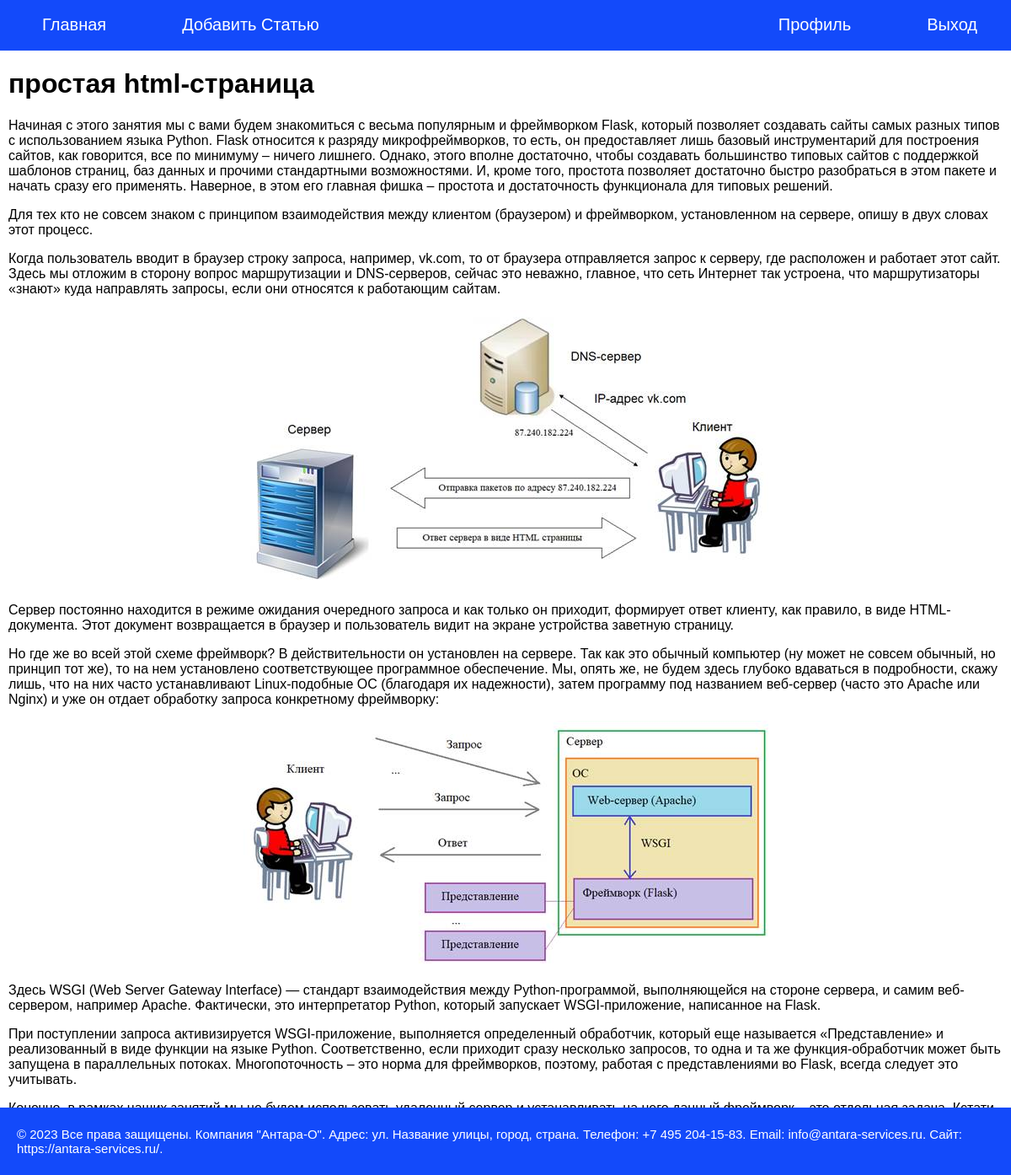
Page /post/simple_page (signed in) on the committed database.
### tables this page shows
CREATE TABLE mainmenu(
id integer PRIMARY KEY AUTOINCREMENT,
title text NOT NULL,
url text NOT NULL
);

CREATE TABLE posts (
id integer PRIMARY KEY AUTOINCREMENT,
title text NOT NULL,
text text NOT NULL,
url text NOT NULL,
date text NOT NULL
);

### app.py (the view)
@app.route("/post/<alias>")
@login_required
def show_post(alias):
    title, post = g.database.get_post(alias)
    if not post:
        abort(401)
    return render_template(
        "post.html",
        title=title,
        menu=g.database.get_menu([1, 2]),
        login=g.database.get_menu([3, 4]),
        logout=g.database.get_menu([5, 6]),
        post=post)

### DatabaseMainMenu.py (called while the page is built)
    def get_menu(self, index_list: List[int]) -> List:
        try:
            get_page_title_data = f"""SELECT * FROM mainmenu WHERE id BETWEEN {index_list[0]} AND {index_list[1]}"""
            self.__cur.execute(get_page_title_data)
            res = self.__cur.fetchall()
            if res:
                return res
        except sqlite3.Error as e:
            print(f"Ошибки чтения из БД: {e}")
        return []

    def get_post(self, alias: str):
        try:
            get_post_from_db = f"SELECT title, text FROM posts WHERE url='{alias}' LIMIT 1"
            self.__cur.execute(get_post_from_db)
            post = self.__cur.fetchone()
            if post:
                return post
        except sqlite3.Error as e:
            print(f"Ошибки получения статьи: {e}")
        return False

    def get_user(self, user_id):
        try:
            self.__cur.execute(f"SELECT * FROM users WHERE id = {user_id} LIMIT 1")
            res = self.__cur.fetchone()
            if not res:
                print("Пользователь не найден")
                return False
            return res
        except sqlite3 as e:
            print(f"Ошибка получения данных из БД : {e}")
        return False

### UserLogin.py (called while the page is built)
    def from_db(self, user_id, db):
        self.__user = db.get_user(user_id)
        return self

### app.py (called while the page is built)
@login_manager.user_loader
def load_user(user_id):
    print("load user")
    return UserLogin().from_db(user_id, g.database)

def connect_db():
    conn = sq.connect(app.config["DATABASE"])
    conn.row_factory = sq.Row
    return conn

def get_db():
    if not hasattr(g, "link_db"):
        g.link_db = connect_db()
    return g.link_db

@app.before_request
def accessing_the_database():
    g.db = get_db()
    g.database = FDatabase(g.db)

### templates/post.html
{% extends 'index.html' %}
{% block content %}
{{ super()}}
{{ post | safe }}
{% endblock %}

### templates/index.html (shortened to what this page needs)
<!DOCTYPE html>
<html>
<head>
<link type="text/css" href="{{ url_for('static', filename='css/styles.css') }}" rel="stylesheet" />
</head>
<body>
{% block content -%}
	{%- block mainmenu -%}
<ul class="mainmenu">
	{% for m in menu -%}
<li><a href="{{m.url}}">{{m.title}}</a></li>
	{% endfor -%}
	{% if not current_user.is_authenticated %}
	{% for n in login -%}
<li class="log"><a href="{{n.url}}">{{n.title}}</a></li>
	{% endfor -%}
	{% else %}
	{% for l in logout -%}
<li class="log"><a href="{{l.url}}">{{l.title}}</a></li>
	{% endfor -%}
	{% endif -%}
</ul>
	{% endblock mainmenu -%}
<div class="content">
	{% if title -%}
<h1>{{title}}</h1>
	{% else %}
<h1>Про Flask</h1>
	{% endif -%}
{% endblock -%}
</div>
</body>
<div class="footer">
	<span class="text_for_footer">© 2023 Все права защищены. Компания "Антара-О".
		Адрес: ул. Название улицы, город, страна. Телефон: +7 495 204-15-83. Email: info@antara-services.ru. Сайт: https://antara-services.ru/.</span>
</div>
</html>

### static/css/styles.css (style rules this page uses)
html, body { font-family: 'Arial'; margin: 0; padding: 0; height: 100%; width: 100%; }
a { color: #229af1; text-decoration: none; }
ul.mainmenu { list-style: none; background: #134afa; height: 60px; margin: 0; padding: 0; font-size: 20px; overflow : hidden; }
ul.mainmenu li { float: left; margin: 18px 40px 0 50px; }
ul.mainmenu li a { color: #ffffff; text-decoration: none; }
ul.mainmenu li.log { float: right; margin: 18px 40px 0 50px; }
ul.mainmenu li.log a { color: #ffffff; text-decoration: none; }
div.content { margin: 10px; }
.footer { display: flex; align-items: center; position: absolute; background: #134afa; position: absolute; left: 0; bottom: 0; width: 100%; height: 80px; }
.text_for_footer { color: #ffffff; font-family: 'Arial'; font-size: 15px; padding: 10px 20px; }

### rows in the picture
mainmenu: title "Главная"
mainmenu: title "Добавить Статью"
mainmenu: title "Выход"
mainmenu: title "Профиль"
posts: title "простая html-страница", text "Начиная с этого занятия мы с вами будем знакомиться с весьма популярным и фреймворком Flask, который позволяет создавать сайты самых разных типов с использованием языка Python. Flask относится к разряду микрофреймворков, то есть, он предоставляет лишь базовый инструментарий для построения сайтов, как говорится, все по минимуму – ничего лишнего. Однако, этого вполне достаточно, чтобы создавать большинство типовых сайтов с поддержкой шаблонов страниц, баз данных и прочими стандартными возможностями. И, кроме того, простота позволяет достаточно быстро разобраться в этом пакете и начать сразу его применять. Наверное, в этом его главная фишка – простота и достаточность функционала для типовых…", text (picture)
